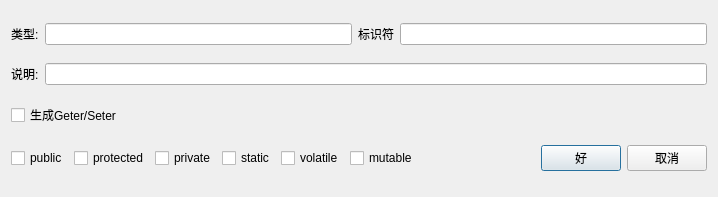
<?xml version="1.0" encoding="UTF-8"?>
<ui version="4.0">
 <class>Dialog</class>
 <widget class="QDialog" name="Dialog">
  <property name="geometry">
   <rect>
    <x>0</x>
    <y>0</y>
    <width>718</width>
    <height>197</height>
   </rect>
  </property>
  <property name="windowTitle">
   <string>增加成员</string>
  </property>
  <layout class="QVBoxLayout" name="verticalLayout" stretch="1,0,0,0">
   <item>
    <layout class="QHBoxLayout" name="horizontalLayout">
     <item>
      <widget class="QLabel" name="label">
       <property name="text">
        <string>类型:</string>
       </property>
      </widget>
     </item>
     <item>
      <widget class="QLineEdit" name="edtype"/>
     </item>
     <item>
      <widget class="QLabel" name="label_2">
       <property name="text">
        <string>标识符</string>
       </property>
      </widget>
     </item>
     <item>
      <widget class="QLineEdit" name="edid"/>
     </item>
    </layout>
   </item>
   <item>
    <layout class="QHBoxLayout" name="horizontalLayout_3">
     <item>
      <widget class="QLabel" name="label_3">
       <property name="text">
        <string>说明:</string>
       </property>
      </widget>
     </item>
     <item>
      <widget class="QLineEdit" name="eddescr"/>
     </item>
    </layout>
   </item>
   <item>
    <widget class="QCheckBox" name="gengetseter">
     <property name="text">
      <string>生成Geter/Seter</string>
     </property>
    </widget>
   </item>
   <item>
    <layout class="QHBoxLayout" name="horizontalLayout_2" stretch="0,0,0,0,0,0,1,0,0">
     <item>
      <widget class="QCheckBox" name="cbpublic">
       <property name="text">
        <string>public</string>
       </property>
      </widget>
     </item>
     <item>
      <widget class="QCheckBox" name="cbprotected">
       <property name="text">
        <string>protected</string>
       </property>
      </widget>
     </item>
     <item>
      <widget class="QCheckBox" name="cbprivate">
       <property name="text">
        <string>private</string>
       </property>
      </widget>
     </item>
     <item>
      <widget class="QCheckBox" name="cbstatic">
       <property name="text">
        <string>static</string>
       </property>
      </widget>
     </item>
     <item>
      <widget class="QCheckBox" name="cbvolatile">
       <property name="text">
        <string>volatile</string>
       </property>
      </widget>
     </item>
     <item>
      <widget class="QCheckBox" name="cbmutable">
       <property name="text">
        <string>mutable</string>
       </property>
      </widget>
     </item>
     <item>
      <widget class="QWidget" name="widget" native="true"/>
     </item>
     <item>
      <widget class="QPushButton" name="pushButton">
       <property name="text">
        <string>好</string>
       </property>
      </widget>
     </item>
     <item>
      <widget class="QPushButton" name="pushButton_2">
       <property name="text">
        <string>取消</string>
       </property>
      </widget>
     </item>
    </layout>
   </item>
  </layout>
 </widget>
 <resources/>
 <connections/>
</ui>
